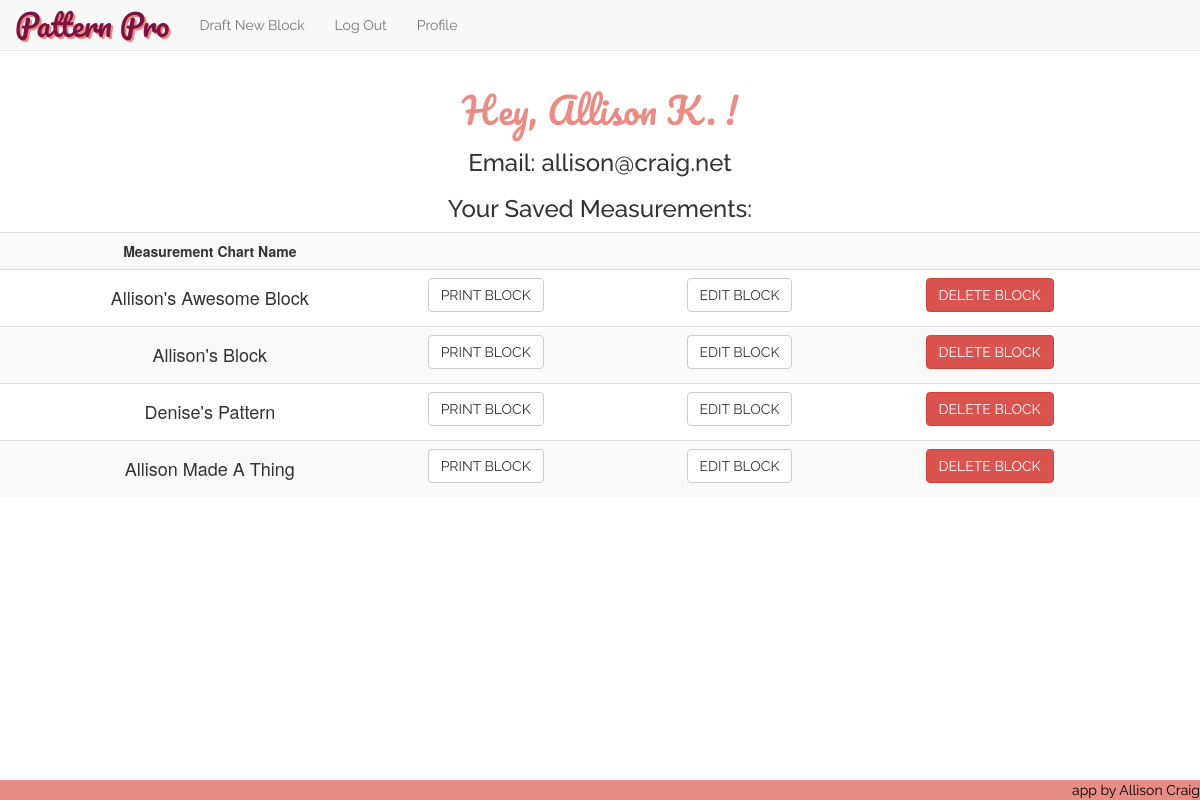
Screenshot of /profile (signed in) with the database file from the repository.
### model.py (models this page shows, shortened)
class User(db.Model):
    __tablename__ = "Users"
    user_id = db.Column(db.Integer, autoincrement=True, primary_key=True)
    fb_id = db.Column(db.String(64), unique=True, nullable=True)
    email = db.Column(db.String(64), unique=True, nullable=False)
    password = db.Column(db.String(64), nullable=True)
    fname = db.Column(db.String(15), nullable=False)

class Measurement_Chart(db.Model):
    __tablename__ = "Measurement_Charts"
    chart_id = db.Column(db.Integer, autoincrement=True, primary_key=True)
    nickname = db.Column(db.Integer, nullable=False)
    user_id = db.Column(db.String(100), db.ForeignKey('Users.user_id'))
    bust = db.Column(db.Integer, nullable=False)
    waist = db.Column(db.Integer, nullable=False)
    full_length = db.Column(db.Integer, nullable=False)
    center_front = db.Column(db.Integer, nullable=False)
    front_shoulder_slope = db.Column(db.Integer, nullable=False)
    strap = db.Column(db.Integer, nullable=False)
    front_across_shoulder = db.Column(db.Integer, nullable=False)
    across_chest = db.Column(db.Integer, nullable=False)
    bust_depth = db.Column(db.Integer, nullable=False)
    shoulder_length = db.Column(db.Integer, nullable=False)
    bust_arc = db.Column(db.Integer, nullable=False)
    bust_span = db.Column(db.Integer, nullable=False)
    waist_arc = db.Column(db.Integer, nullable=False)
    dart_placement = db.Column(db.Integer, nullable=False)
    side_length = db.Column(db.Integer, nullable=False)
    full_length_back = db.Column(db.Integer, nullable=False)
    center_back = db.Column(db.Integer, nullable=False)
    back_shoulder_slope = db.Column(db.Integer, nullable=False)
    across_back = db.Column(db.Integer, nullable=False)
    back_arc = db.Column(db.Integer, nullable=False)
    waist_arc_back = db.Column(db.Integer, nullable=False)
    back_neck = db.Column(db.Integer, nullable=False)
    back_across_shoulder = db.Column(db.Integer, nullable=False)
    back_dart_intake = db.Column(db.Integer, nullable=False)
    user = db.relationship("User",
                           backref=db.backref("Measurement_Charts"))

### server.py (the view)
@app.route('/profile')
def user_profile_page():
    user_email = session['logged_in_customer_email']
    user = User.query.filter(User.email==user_email).one()
    current_user_id = user.user_id
    saved_blocks = Measurement_Chart.query.filter(Measurement_Chart.user_id==current_user_id).all()
    return render_template("profile.html", user=user, session=session, savedblocks=saved_blocks)

### server.py (called while the page is built)
@app.before_request
def add_tests():
    g.jasmine_tests = JS_TESTING_MODE

### templates/profile.html (shortened to what this page needs)
{% extends 'base.html' %}
{% block content %}
<center><h1 class='heading-titles'>Hey, {{ user.fname }} !</h1></center>
<center><h3 class="raleway">Email: {{ user.email }}</h3></center>
{% if savedblocks %}
<center><h3 class="raleway">Your Saved Measurements: </h3></center>
<table class="table table-hover table-striped">
	<th><center>Measurement Chart Name</center></th>
	<th></th>
	<th></th>
	<th></th>
{% for sblock in savedblocks %}
	<tr class="saved-block">
		<td><center><h4>{{ sblock.nickname }}</h4></center>
		<center>
			<td><form action='/print/{{sblock.chart_id}}'>
				<button class="btn btn-default">PRINT BLOCK</button>
			</form></td>
			<td><form action='/edit/{{sblock.chart_id}}'>
				<button class="btn btn-default" value="{{ sblock.chart_id }}">EDIT BLOCK</button>
			</form></td>
			<td><button class="btn btn-danger delete-btn" name='chart-id' value="{{ sblock.chart_id }}">DELETE BLOCK</button></td>
		</center>
		</td>
	</tr>
{% endfor %}
</table>
{% endif %}
{% endblock %}

### static/css/style.css (style rules this page uses)
body { padding-top: 70px; margin-bottom: 2em; padding-bottom: 4em; }
.btn { font-family: "Raleway"; }
.heading-titles { font-family: 'Pacifico', cursive; color: #EA8C86; }
.raleway { font-family: "Raleway"; }

### rows the page displays
User: fname "Allison K.", email "allison@craig.net"
Measurement_Chart: nickname "Allison's Awesome Block", {{ sblock.chart_id }} 10 (drawn)
Measurement_Chart: nickname "Allison's Block", {{ sblock.chart_id }} 11 (drawn)
Measurement_Chart: nickname "Denise's Pattern", {{ sblock.chart_id }} 12 (drawn)
Measurement_Chart: nickname "Allison Made A Thing", {{ sblock.chart_id }} 16 (drawn)
